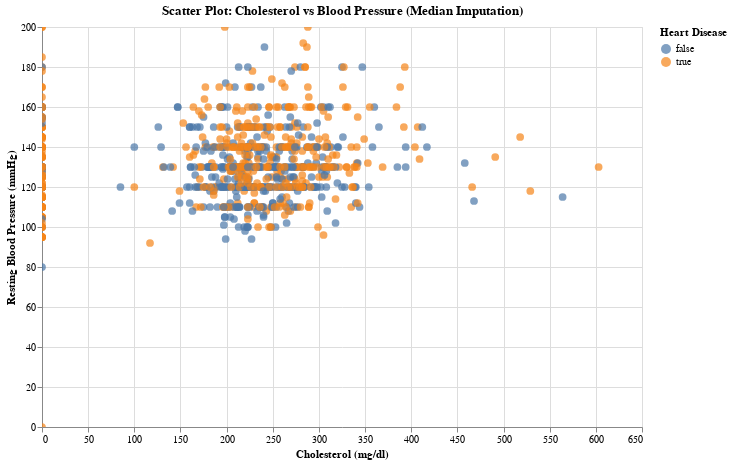

Notebook cell for this chart:
### Markdown cell above
### 5. Which lifestyle-related features (exercise, smoking, diet indicators) show the strongest correlation?

(Assuming columns: exercise_induced_angina, smoking, diet_quality exist — adjust names to your dataset)

### Code cell
# Fill missing cholesterol and BP with median values
# df_imputed = df.copy()
# df_imputed['chol'] = df_imputed['chol'].fillna(df_imputed['chol'].median())
# df_imputed['trestbps'] = df_imputed['trestbps'].fillna(df_imputed['trestbps'].median())

# Altair scatter plot
alt.Chart(df).mark_circle(size=60, opacity=0.7).encode(
    x=alt.X('chol', title='Cholesterol (mg/dl)'),
    y=alt.Y('trestbps', title='Resting Blood Pressure (mmHg)'),
    color=alt.Color('has_disease:N', legend=alt.Legend(title="Heart Disease")),
    tooltip=['age','sex','chol','trestbps','has_disease']
).properties(
    title="Scatter Plot: Cholesterol vs Blood Pressure (Median Imputation)",
    width=600,
    height=400
).interactive()

### Figure 1 — Vega-Lite specification as saved in the notebook (floating-point values rounded to 4 significant figures; data arrays with more than 128 entries replaced by an {"elided": "..."} marker saying what was removed)
{"config": {"view": {"continuousWidth": 300, "continuousHeight": 300}}, "data": {"name": "data-f999da1a0355ab7cb7087efb26e0b275"}, "mark": {"type": "circle", "opacity": 0.7, "size": 60}, "encoding": {"color": {"field": "has_disease", "legend": {"title": "Heart Disease"}, "type": "nominal"}, "tooltip": [{"field": "age", "type": "quantitative"}, {"field": "sex", "type": "nominal"}, {"field": "chol", "type": "quantitative"}, {"field": "trestbps", "type": "quantitative"}, {"field": "has_disease", "type": "nominal"}], "x": {"field": "chol", "title": "Cholesterol (mg/dl)", "type": "quantitative"}, "y": {"field": "trestbps", "title": "Resting Blood Pressure (mmHg)", "type": "quantitative"}}, "height": 400, "params": [{"name": "param_13", "select": {"type": "interval", "encodings": ["x", "y"]}, "bind": "scales"}], "title": "Scatter Plot: Cholesterol vs Blood Pressure (Median Imputation)", "width": 600, "$schema": "https://vega.github.io/schema/vega-lite/v5.20.1.json", "datasets": {"data-f999da1a0355ab7cb7087efb26e0b275": {"elided": "920 records"}}}
